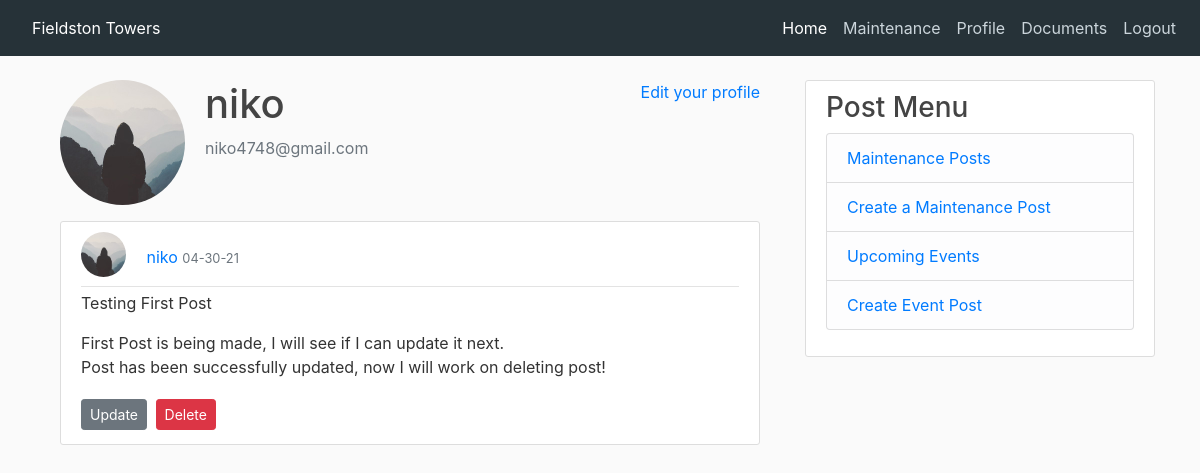
The app's page /user/niko (signed in), older data.
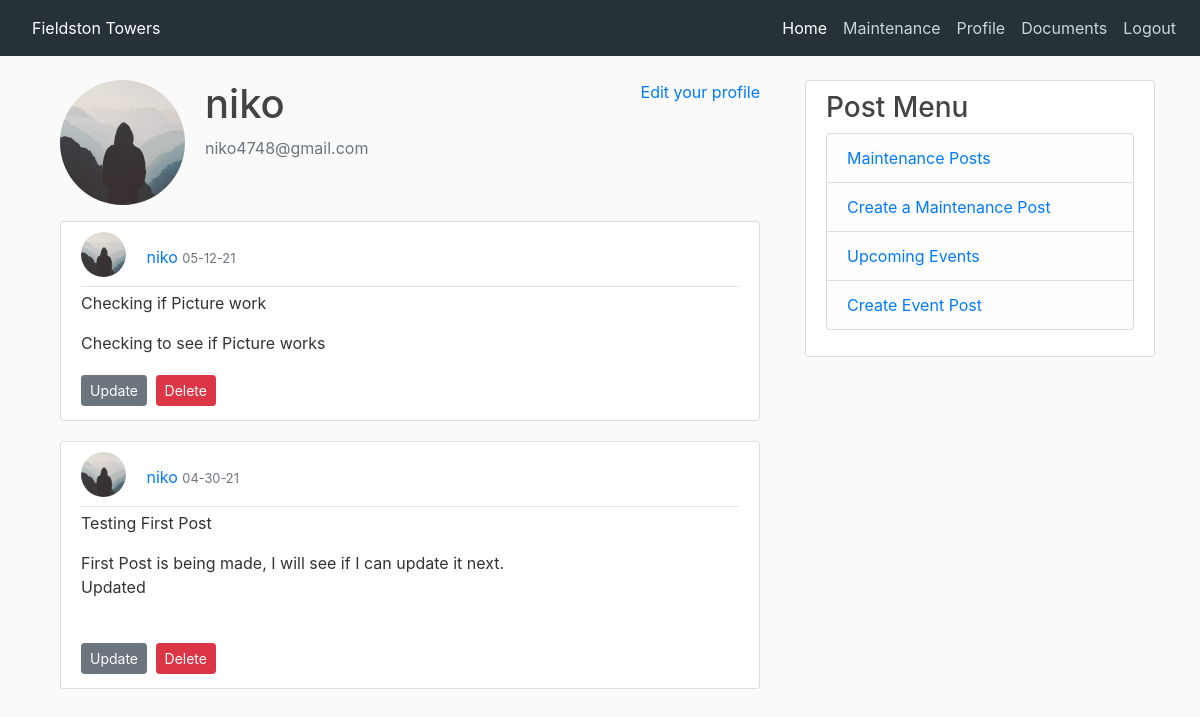
The same page, newer data.
### app/models.py (models this page shows, shortened)
class User(UserMixin, db.Model):
    id = db.Column(db.Integer, primary_key=True)
    username = db.Column(db.String(20), unique=True, nullable=False)
    first_name = db.Column(db.String(60), nullable=False)
    last_name = db.Column(db.String(60), nullable=False)
    phone_number = db.Column(db.String(), nullable=False)
    email = db.Column(db.String(120), unique=True, nullable=False)
    profile_img = db.Column(db.String(20), nullable=False, default='default.jpg')
    password_hash = db.Column(db.String(128), nullable=False)
    email_notification = db.Column(db.Boolean, default=False)
    test_notification = db.Column(db.Boolean, default=False)
    posts = db.relationship('CommunityBoard', backref='author', lazy=True)
    maintenances = db.relationship('Maintenance', backref='author', lazy=True)
    events = db.relationship('Event', backref='author', lazy=True)
    admin = db.Column(db.Boolean, default=False)

class CommunityBoard(db.Model):
    id = db.Column(db.Integer, primary_key=True)
    title = db.Column(db.String)
    post_img = db.Column(db.String(20), nullable=True)
    body = db.Column(db.String)
    user_id = db.Column(db.Integer, db.ForeignKey('user.id'))
    timestamp = db.Column(db.DateTime, default=datetime.utcnow())

### app/routes.py (the view)
@app.route('/user/<username>')
@login_required
def user(username):
    image_file = url_for('static', filename='profile_pics/default.jpg')
    user = User.query.filter_by(username=username).first_or_404()
    posts = CommunityBoard.query.order_by(CommunityBoard.timestamp.desc()).all()
    return render_template('user.html', user=user, posts=posts, image_file=image_file)

### app/models.py (called while the page is built)
@login.user_loader
def load_user(id):
    return User.query.get(int(id))

### app/templates/user.html (shortened to what this page needs)
{% extends "base_login.html" %}
{% block content %}
<main class="container">
    <div class="media">
        <img class="rounded-circle account-img" src="{{ image_file }}">
        <div class="media-body">
            <h2 class="account-heading">{{ current_user.username }}</h2>
            <p class="text-secondary">{{ current_user.email }}</p>
        </div>
        {% if user == current_user %}
        <p><a href="{{ url_for('edit_profile') }}">Edit your profile</a></p>
        {% endif %}
    </div>
    {% for post in posts %}
    <article class="media content-section">
        <div class="media-body">
            <div class="article-metadata">
                <img class="rounded-circle article-img"
                     src="{{ url_for('static', filename='profile_pics/default.jpg')}}">
                <a href="#">{{ post.author.username }}</a>
                <small class="text-muted">{{ post.timestamp.strftime('%m-%d-%y') }}</small>
            </div>
            <p class="article-content">{{ post.title}}</p>
            <p class="article-content">{{ post.body }}</p>
            {% if post.author == current_user %}
            <div>
                <a class="btn btn-secondary btn-sm mt-1 mb-1" href="{{ url_for('update_post', post_id=post.id) }}">Update</a>
                <button type="button" class="btn btn-danger btn-sm m-1" data-toggle="modal"
                        data-target="#deleteModal">
                    Delete
                </button>
            </div>
            {% endif %}
        </div>
    </article>
    {% endfor %}
</main>
{% endblock %}

### app/templates/base_login.html (shortened to what this page needs)
<!DOCTYPE html>
<html>
<head>
    <link rel="stylesheet" href="https://maxcdn.bootstrapcdn.com/bootstrap/4.0.0/css/bootstrap.min.css"
>
    <link rel="stylesheet" type="text/css" href="{{ url_for('static', filename='css/base_login.css') }}">
</head>
<body>
<header class="site-header">
    {% block navbar %}
    <nav class="navbar navbar-dark fixed-top navbar-expand-sm">
        {% if current_user.is_authenticated %}
        <a class="nav-link" href="{{ url_for('home') }}">Fieldston Towers</a>
        {% else %}
        <a class="nav-link" href="{{ url_for('index') }}">Fieldston Towers</a>
        {% endif %}
        <div class="collapse navbar-collapse justify-content-end" id="navbarNav">
            <ul class="nav navbar-nav">
                <li class="nav-item active">
                    {% if current_user.is_authenticated %}
                    <a class="nav-link" href="{{ url_for('home') }}">Home</a>
                    {% else %}
                    <a class="nav-link" href="{{ url_for('index') }}">Home</a>
                    {% endif %}
                </li>
                <li class="nav-item">
                    {% if current_user.is_authenticated %}
                    <a class="nav-link" href="{{ url_for('maintenance') }}">Maintenance</a>
                    {% else %}
                    <a class="nav-link"
                       href="https://www.apartments.com/fieldston-terrace-bronx-ny/mknebwh/">Availability</a>
                    {% endif %}
                </li>
                <li class="nav-item">
                    {% if current_user.is_authenticated %}
                    <a class="nav-link" href="{{ url_for('user', username=current_user.username) }}">Profile</a>
                    {% else %}
                    <a class="nav-link" href="{{ url_for('amenities') }}">Amenities</a>
                    {% endif %}
                </li>
                <li class="nav-item">
                    <a class="nav-link" href="{{ url_for('documents') }}">Documents</a>
                </li>
                <li class="nav-item">
                    {% if current_user.is_anonymous %}
                    <a class="nav-link" href="{{ url_for('login') }}"><span class="fas fa-sign-in-alt"></span> Residents</a>
                    {% else %}
                    <a class="nav-link" href="{{ url_for('logout') }}">
                        Logout</a>
                    {% endif %}
                </li>
            </ul>
        </div>
    </nav>
    {% endblock %}
</header>
<main role="main" class="container">
    <div class="row">
        <div class="col-md-8">
            {% block content %}{% endblock %}
        </div>
        <div class="col-md-4">
            <div class="content-section">
                <h3>Post Menu</h3>
                <ul class="list-group">
                    <li class="list-group-item list-group-item-light"> <a href="{{url_for('maintenance')}}">Maintenance Posts</a></li>
                    <li class="list-group-item list-group-item-light" > <a href="{{url_for('maintenance_form')}}">Create a Maintenance Post</a></li>
                    <li class="list-group-item list-group-item-light"><a href="{{url_for('events')}}">Upcoming Events</a></li>
                    <li class="list-group-item list-group-item-light"><a href="{{url_for('event_form')}}">Create Event Post</a></li>
                </ul>
            </div>
        </div>
    </div>
</main>
</body>
</html>

### app/static/css/base_login.css (style rules this page uses)
body { background: #fafafa; color: #333333; margin-top: 5rem; }
h1, h2, h3, h4, h5, h6 { color: #444444; }
.site-header .navbar-nav .nav-link { color: #cbd5db; }
.content-section { background: #ffffff; padding: 10px 20px; border: 1px solid #dddddd; border-radius: 3px; margin-bottom: 20px; }
.article-content { white-space: pre-line; }
.article-img { height: 45px; width: 45px; margin-right: 16px; margin-bottom: 8px; }
.article-metadata { padding-bottom: 1px; margin-bottom: 4px; border-bottom: 1px solid #e3e3e3 }
.account-img { height: 125px; width: 125px; margin-right: 20px; margin-bottom: 16px; }
.account-heading { font-size: 2.5rem; }
nav { background-color: #263238; }
.nav-link { color: white; }

Row changes from the older to the newer data that the page shows:
added CommunityBoard: author.username "niko", timestamp "05-12-21", title "Checking if Picture work", body "Checking to see if Picture works"
changed CommunityBoard "Testing First Post": body "First Post is being made, I will see if I can update it next. Post has been successfully updated, now I will work on deleting post!" → "First Post is being made, I will see if I can update it next. Updated"
